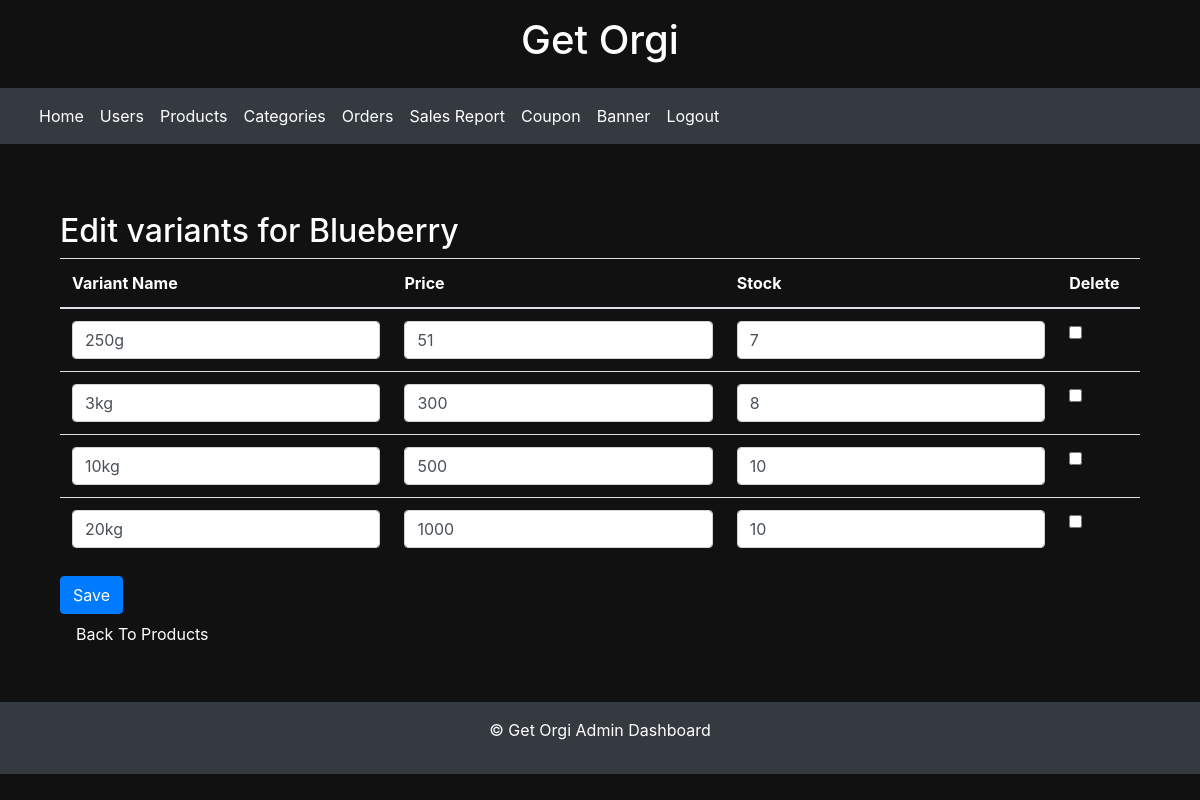
The app's page /product/1/edit-variants/, older data.
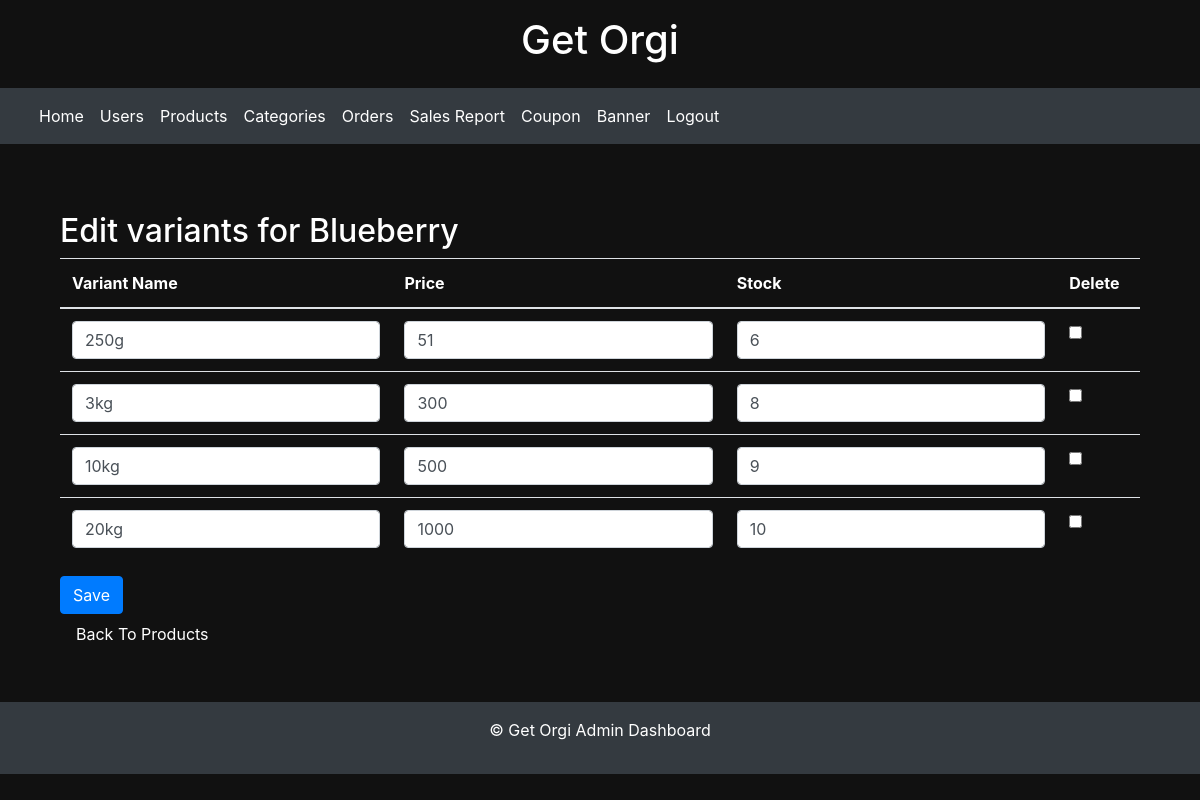
The same page, newer data.
### shopping/models.py (models this page shows, shortened)
class ProductVariant(models.Model):
    product = models.ForeignKey(Product, on_delete=models.CASCADE)
    variant =models.CharField(max_length=50)
    price = models.IntegerField()
    price_after_offer = models.IntegerField(default=0)
    stock = models.PositiveIntegerField(default=1)

### shopping/views.py (the view, shortened to what this page needs)
# urls.py: path('product/<int:product_id>/edit-variants/', views.edit_variants, name='edit_variants'),
def edit_variants(request, product_id):
    product = get_object_or_404(Product, pk=product_id)
    variants = ProductVariant.objects.filter(product=product)
    return render(request, 'edit_variants.html', {'product': product, 'variants': variants})

### templates/edit_variants.html (shortened to what this page needs)
{% extends 'admin_dash.html' %}
{% block content %}
<body style="background-color: #111; color: #fff;">
<div class="container-fluid" style="background-color: #111; color: #fff;">
  <h2>Edit variants for {{ product.name }}</h2>
  <form method="post">
    <table class="table" style="background-color: #111; color: #fff;">
      <thead>
        <tr>
          <th>Variant Name</th>
          <th>Price</th>
          <th>Stock</th>
          <th>Delete</th>
        </tr>
      </thead>
      <tbody>
        {% for variant in variants %}
          <tr>
            <td><input type="text" id="{{ variant.id }}_name" name="{{ variant.id }}_name" value="{{ variant.variant }}" class="form-control" required></td>
            <td><input type="number" id="{{ variant.id }}_price" name="{{ variant.id }}_price" value="{{ variant.price }}" class="form-control" required></td>
            <td><input type="number" id="{{ variant.id }}_stock" name="{{ variant.id }}_stock" value="{{ variant.stock }}" class="form-control" required></td>
            <td><input type="checkbox" name="{{ variant.id }}_delete"></td>
          </tr>
        {% endfor %}
      </tbody>
    </table>
    <button type="submit" class="btn btn-primary">Save</button>
      <a class="nav-link" href="{% url 'admin_page' %}">Back To Products</a>
  </form>
</div>
</body>
{% endblock %}

Row changes from the older to the newer data that the page shows:
changed ProductVariant (number 1 of 4 on the later page): stock "7" → "6"
changed ProductVariant "10kg": stock "10" → "9"
